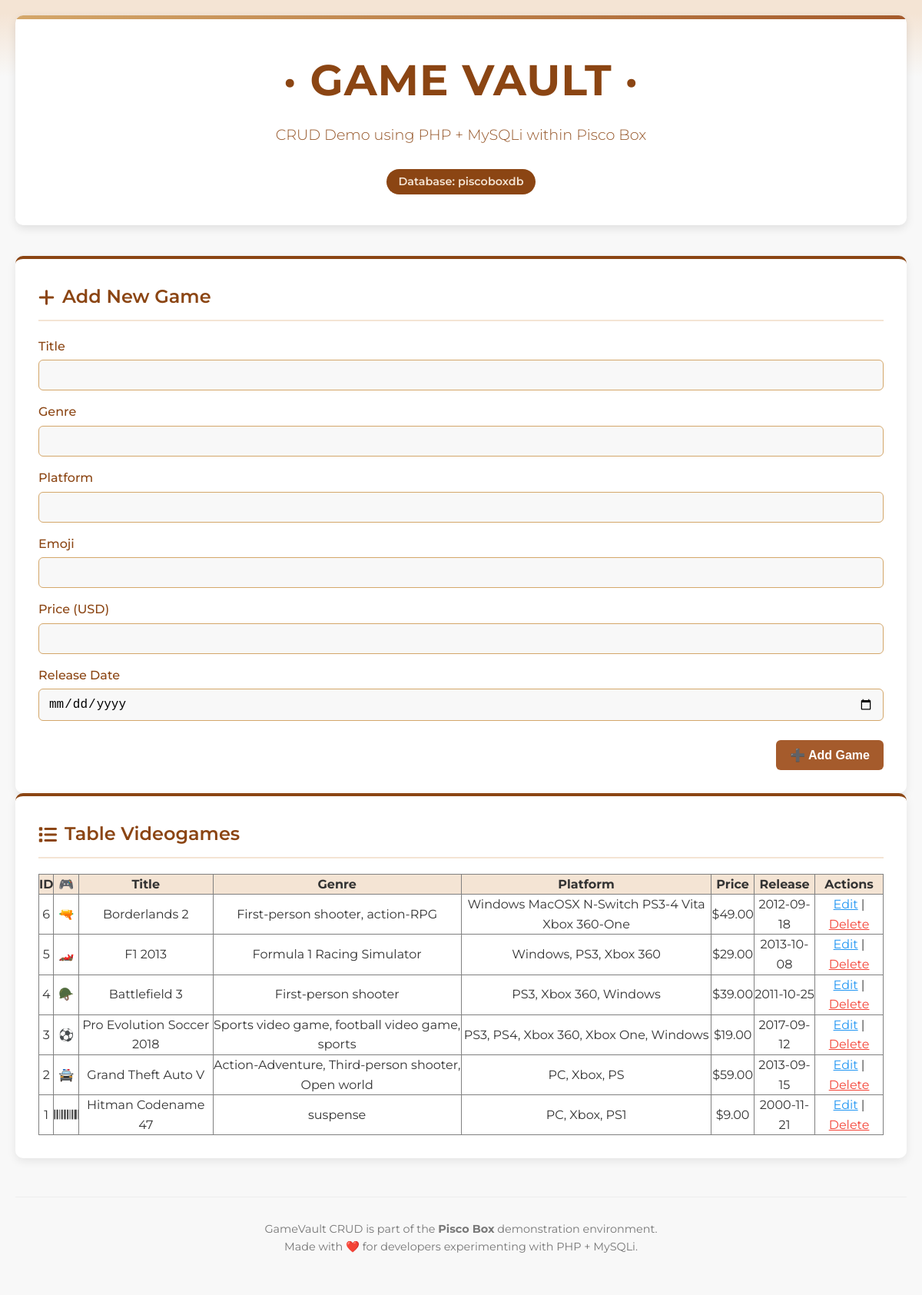
The app's page /public_html/piscoweb/demos/gamevault_mysqli.php with its own data.
### tables this page shows
CREATE TABLE `videogames` (
  `id` int(11) NOT NULL AUTO_INCREMENT COMMENT 'Unique game identifier',
  `title` varchar(100) NOT NULL COMMENT 'Game title',
  `genre` varchar(50) NOT NULL COMMENT 'Game genre (e.g. RPG, Shooter, Adventure)',
  `platform` varchar(50) NOT NULL COMMENT 'Platform (e.g. PC, Switch, PlayStation)',
  `emoji` varchar(10) DEFAULT NULL COMMENT 'Emoji representing the game',
  `price` decimal(6,2) DEFAULT NULL COMMENT 'Game price in USD',
  `release_date` date DEFAULT NULL COMMENT 'Release date of the game',
  PRIMARY KEY (`id`)
);

### public_html/piscoweb/demos/gamevault_mysqli.php (the view, shortened to what this page needs)
<?php
$host = "localhost";
$user = "piscoboxuser";
$pass = "DevPassword123";
$dbname = "piscoboxdb";
$conn = new mysqli($host, $user, $pass, $dbname);
$result = $conn->query("SELECT * FROM videogames ORDER BY id DESC");
?>
<!DOCTYPE html>
<html lang="en">
<head>
    <link rel="stylesheet" type="text/css" href="../piscostyle.css">
    <link rel="stylesheet" href="https://cdnjs.cloudflare.com/ajax/libs/font-awesome/6.4.0/css/all.min.css">
</head>
<body>
<div class="container">
    <header class="header">
        <h1 class="logo">· GAME VAULT ·</h1>
        <p class="tagline">CRUD Demo using PHP + MySQLi within Pisco Box</p>
        <span class="version">Database: piscoboxdb</span>
    </header>
    <div class="content-wide">
<div class="card">
    <?php if (isset($_GET['edit'])):
        $id = intval($_GET['edit']);
        $res = $conn->query("SELECT * FROM videogames WHERE id=$id");
        $game = $res->fetch_assoc();
    ?>
        <h2 class="card-title"><i class="fas fa-pen"></i> Edit Game</h2>
        <form method="post" class="game-form">
            <input type="hidden" name="id" value="<?= $game['id'] ?>">
            <div class="form-group">
                <label for="title">Title</label>
                <input type="text" name="title" id="title" value="<?= htmlspecialchars($game['title']) ?>" required>
            </div>
            <div class="form-group">
                <label for="genre">Genre</label>
                <input type="text" name="genre" id="genre" value="<?= htmlspecialchars($game['genre']) ?>" required>
            </div>
            <div class="form-group">
                <label for="platform">Platform</label>
                <input type="text" name="platform" id="platform" value="<?= htmlspecialchars($game['platform']) ?>" required>
            </div>
            <div class="form-group">
                <label for="emoji">Emoji</label>
                <input type="text" name="emoji" id="emoji" value="<?= htmlspecialchars($game['emoji']) ?>">
            </div>
            <div class="form-group">
                <label for="price">Price (USD)</label>
                <input type="number" step="0.01" name="price" id="price" value="<?= htmlspecialchars($game['price']) ?>">
            </div>
            <div class="form-group">
                <label for="release_date">Release Date</label>
                <input type="date" name="release_date" id="release_date" value="<?= htmlspecialchars($game['release_date']) ?>">
            </div>
            <div class="form-actions">
                <input type="submit" name="update" value="💾 Update Game" class="btn btn-update">
            </div>
        </form>
    <?php else: ?>
        <h2 class="card-title"><i class="fas fa-plus"></i> Add New Game</h2>
        <form method="post" class="game-form">
            <div class="form-group">
                <label for="title">Title</label>
                <input type="text" name="title" id="title" required>
            </div>
            <div class="form-group">
                <label for="genre">Genre</label>
                <input type="text" name="genre" id="genre" required>
            </div>
            <div class="form-group">
                <label for="platform">Platform</label>
                <input type="text" name="platform" id="platform" required>
            </div>
            <div class="form-group">
                <label for="emoji">Emoji</label>
                <input type="text" name="emoji" id="emoji">
            </div>
            <div class="form-group">
                <label for="price">Price (USD)</label>
                <input type="number" step="0.01" name="price" id="price">
            </div>
            <div class="form-group">
                <label for="release_date">Release Date</label>
                <input type="date" name="release_date" id="release_date">
            </div>
            <div class="form-actions">
                <input type="submit" name="create" value="➕ Add Game" class="btn btn-create">
            </div>
        </form>
    <?php endif; ?>
</div>
    </div>
    <div class="content-wide">
        <div class="card">
            <h2 class="card-title"><i class="fas fa-list"></i> Table Videogames  </h2>
            <table border="1" cellpadding="5" style="width:100%; border-collapse:collapse; text-align:left;">
                <tr style="background-color: var(--secondary); color: var(--dark); text-align: center;">
                    <th>ID</th>
                    <th>🎮</th>
                    <th>Title</th>
                    <th>Genre</th>
                    <th>Platform</th>
                    <th>Price</th>
                    <th>Release</th>
                    <th>Actions</th>
                </tr>
                <?php while ($row = $result->fetch_assoc()): ?>
                    <tr style="text-align: center;">
                        <td><?= $row['id'] ?></td>
                        <td><?= htmlspecialchars($row['emoji']) ?></td>
                        <td><?= htmlspecialchars($row['title']) ?></td>
                        <td><?= htmlspecialchars($row['genre']) ?></td>
                        <td><?= htmlspecialchars($row['platform']) ?></td>
                        <td>$<?= number_format($row['price'], 2) ?></td>
                        <td><?= htmlspecialchars($row['release_date']) ?></td>
                        <td>
                            <a href="?edit=<?= $row['id'] ?>" style="color:var(--info);">Edit</a> |
                            <a href="?delete=<?= $row['id'] ?>" onclick="return confirm('Are you sure?')" style="color:var(--danger);">Delete</a>
                        </td>
                    </tr>
                <?php endwhile; ?>
            </table>
        </div>
    </div>
    <div class="footer">
        <p>GameVault CRUD is part of the <strong>Pisco Box</strong> demonstration environment.</p>
        <p>Made with ❤️ for developers experimenting with PHP + MySQLi.</p>
    </div>
</div>
</body>
</html>

### public_html/piscoweb/piscostyle.css (style rules this page uses)
:root { --primary: #8B4513; --primary-light: #a55b2c; --secondary: #f4e4d4; --accent: #d4a76a; --dark: #333333; --light: #f8f8f8; --success: #4CAF50; --info: #2196F3; --warning: #ff9800; --danger: #f44336; }
* { margin: 0; padding: 0; box-sizing: border-box; }
body { font-family: 'Montserrat', sans-serif; line-height: 1.6; color: var(--dark); background-color: var(--light); background-image: linear-gradient(to bottom, var(--secondary) 1%, var(--light) 100px); min-height: 100vh; }
.container { max-width: 1200px; margin: 0 auto; padding: 20px; }
.header { text-align: center; padding: 40px 20px; background-color: white; color: var(--primary); border-radius: 10px; margin-bottom: 40px; box-shadow: 0 4px 12px rgba(0, 0, 0, 0.1); position: relative; overflow: hidden; }
.header::before { content: ""; position: absolute; top: 0; left: 0; right: 0; height: 5px; background: linear-gradient(to right, var(--accent), var(--primary-light)); }
.logo { font-size: 3.5rem; font-weight: 700; margin-bottom: 10px; letter-spacing: 1px; }
.tagline { font-size: 1.2rem; font-weight: 350; opacity: 0.9; margin-bottom: 20px; color: var(--primary); }
.version { display: inline-block; background-color: var(--primary); color: var(--secondary); padding: 5px 15px; border-radius: 20px; font-size: 0.9rem; font-weight: 600; margin-top: 10px; }
.content-wide { display: contents; grid-template-columns: 1fr; gap: 30px; }
.card { background-color: white; border-radius: 10px; padding: 30px; box-shadow: 0 4px 12px rgba(0, 0, 0, 0.08); border-top: 4px solid var(--primary); transition: transform 0.3s ease; }
.card-title { font-size: 1.5rem; font-weight: 600; color: var(--primary); margin-bottom: 20px; padding-bottom: 10px; border-bottom: 2px solid var(--secondary); display: flex; align-items: center; }
.card-title i { margin-right: 10px; }
.footer { text-align: center; margin-top: 50px; padding: 30px 0; border-top: 1px solid #eee; color: #777; font-size: 0.9rem; }
.game-form { display: flex; flex-direction: column; gap: 15px; }
.form-group { display: flex; flex-direction: column; }
.form-group label { font-weight: 500; color: var(--primary); margin-bottom: 5px; }
.form-group input { padding: 10px 12px; border: 1px solid var(--accent); border-radius: 6px; font-size: 1rem; background-color: var(--light); transition: border-color 0.2s ease, box-shadow 0.2s ease; }
.form-actions { margin-top: 10px; display: flex; justify-content: flex-end; }
.btn { border: none; border-radius: 6px; padding: 10px 18px; font-size: 1rem; font-weight: 600; cursor: pointer; transition: background-color 0.3s ease, transform 0.2s ease; color: white; }
.btn-create { background-color: var(--primary-light); }

### records on screen
videogames: id "6", emoji "🔫", title "Borderlands 2", genre "First-person shooter, action-RPG", platform "Windows MacOSX N-Switch PS3-4 Vita Xbox 360-One", price "49.00", release_date "2012-09-18"
videogames: id "5", emoji "🏎️", title "F1 2013", genre "Formula 1 Racing Simulator", platform "Windows, PS3, Xbox 360", price "29.00", release_date "2013-10-08"
videogames: id "4", emoji "🪖", title "Battlefield 3", genre "First-person shooter", platform "PS3, Xbox 360, Windows", price "39.00", release_date "2011-10-25"
videogames: id "3", emoji "⚽", title "Pro Evolution Soccer 2018", genre "Sports video game, football video game, sports", platform "PS3, PS4, Xbox 360, Xbox One, Windows", price "19.00", release_date "2017-09-12"
videogames: id "2", emoji "🚔", title "Grand Theft Auto V", genre "Action-Adventure, Third-person shooter, Open world", platform "PC, Xbox, PS", price "59.00", release_date "2013-09-15"
videogames: id "1", emoji "𝄃𝄃𝄂𝄂𝄀𝄁𝄃𝄂𝄂𝄃", title "Hitman Codename 47", genre "suspense", platform "PC, Xbox, PS1", price "9.00", release_date "2000-11-21"
